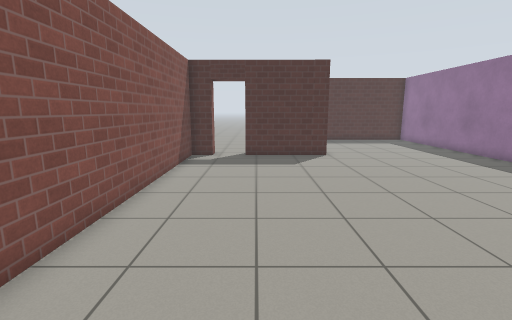
view 1 (above)

18 first-person views from a walk through a Gazebo world. The camera is 1.2 m above the floor, tilts 10° down and sees 85° across. The floor is counted in squares, 0.5 m on a side. Each view is taken from the middle of a square. On the plan, view 1 faces up. The plan holds only what a view shows up to about 18 squares ahead; the rest is blank. The place goes on beyond the plan. Simple patterns stand in for the simulator's built-in surfaces.

view 2
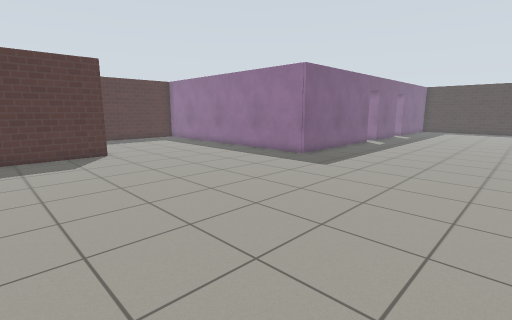

view 3
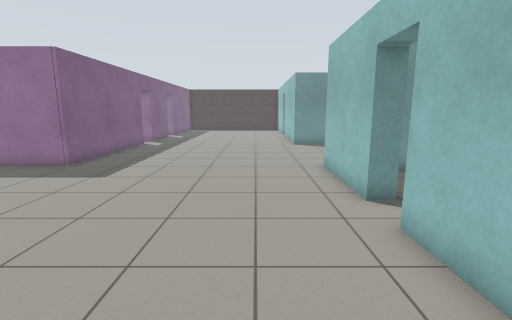

view 4
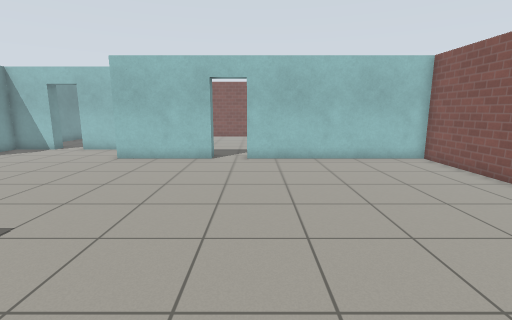

view 5
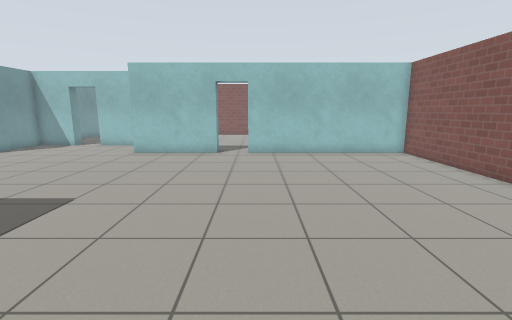

view 6
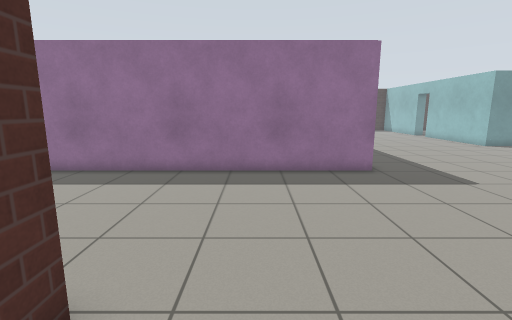

view 7
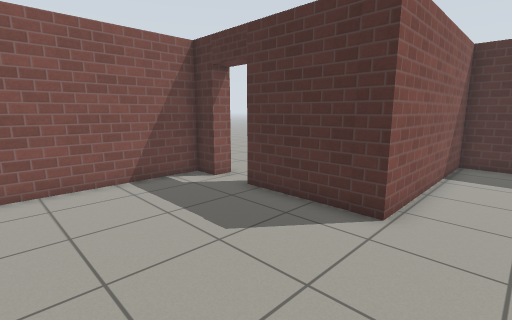

view 8
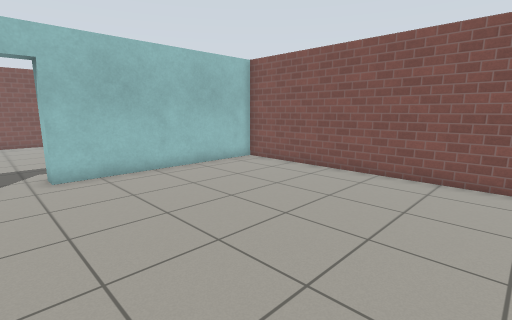

view 9
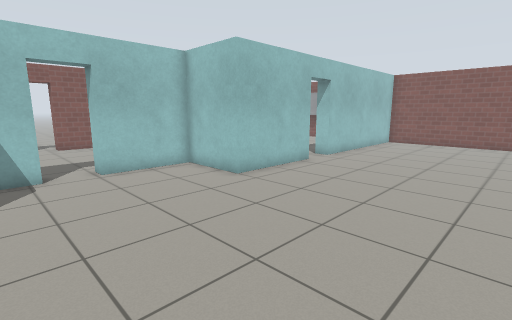

view 10
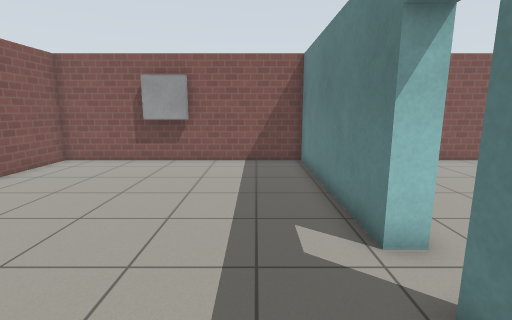

view 11
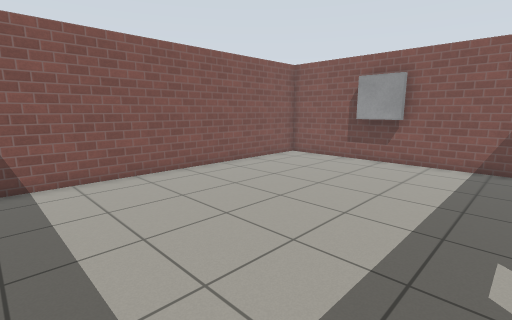

view 12
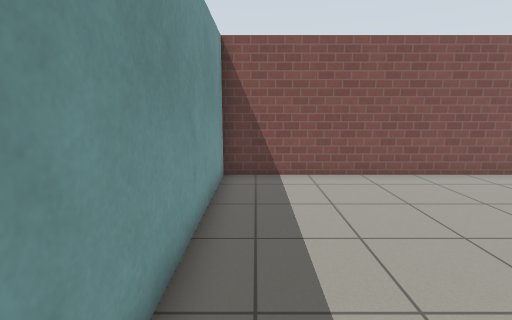

view 13
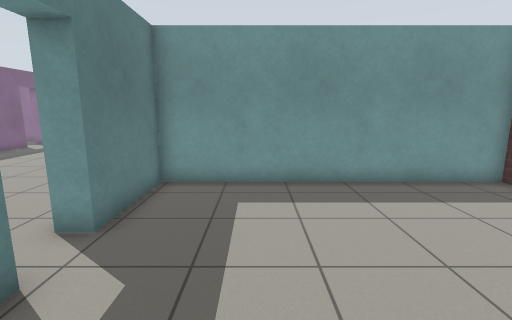

view 14
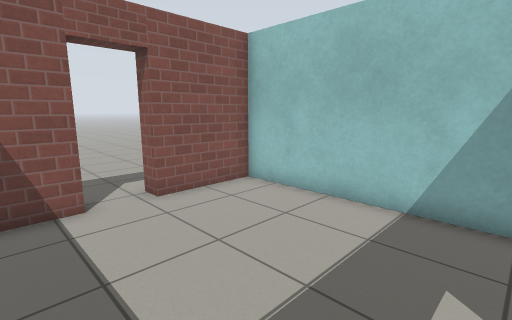

view 15
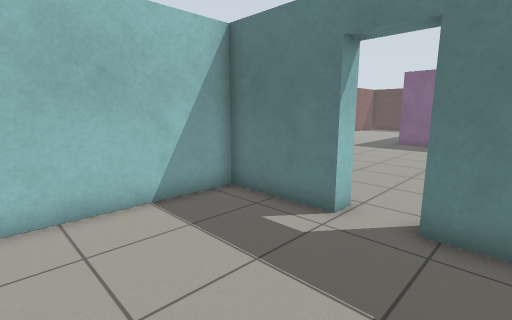

view 16
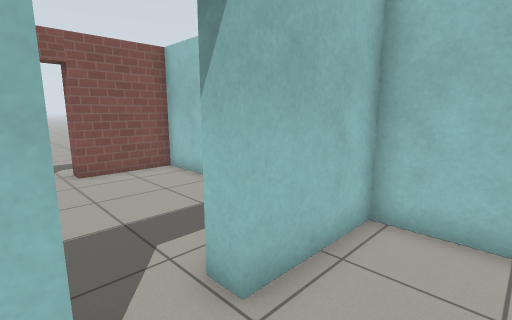

view 17
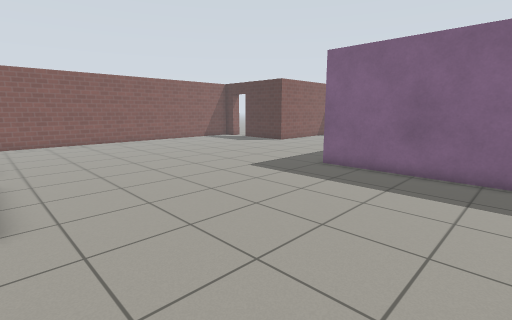

view 18
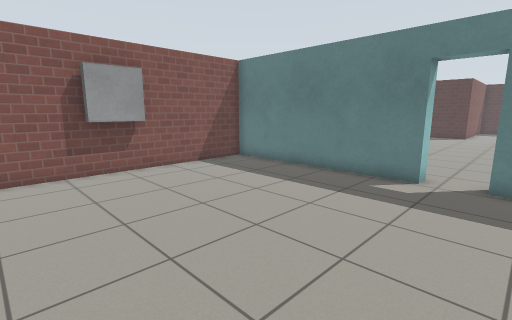

### Floor plan
Points are (right, up) in squares from view 1. A wall is a line through its corners. A room is listed if a view was taken in it or the views show most of it. See-through windows are left out.
Room 1 (views 1, 2, 3, 4, 5, 6, 7, 8, 9, 16, 17)
walls: (7.2, -3) (12, -3) (12, -6.4) (15.8, -6.4) (15.8, -7.2); (19.5, 8.3) (12.1, 8.3) (12.1, 20.5); (-2.4, 15.2) (-3.5, 15.2) (-3.5, -3) (5.4, -3); (3.9, 20.5) (3.9, 15.2) (-0.6, 15.2); (17.6, -7.2) (17.6, -6.4) (19.5, -6.4)
ways out: open door at (6.5, -3.5) to room 2; open door at (16.5, -7) to room 3; open door at (-1.5, 15.5)
Room 2 (views 10, 11, 12, 13, 18)
walls: (5.4, -3.8) (-3.5, -3.8) (-3.5, -15.4) (11.2, -15.4) (11.2, -3.8) (7.2, -3.8)
ways out: open door at (6.5, -3.5) to room 1
objects: window (-3, -11) to (-3, -9)
Room 3 (views 14, 15)
walls: (15.8, -7.2) (12, -7.2) (12, -15.4) (15.6, -15.4); (17.4, -15.4) (19, -15.4); (19, -7.2) (17.6, -7.2)
ways out: open door at (16.5, -7) to room 1; open door at (16.5, -16)

Positions as (right, up) in squares from view 1, and headings:
1: (0, 0), facing up
2: (-1, -1), facing up-right
3: (0, 0), facing right
4: (5, 11), facing down
5: (5, 13), facing down
6: (1, 13), facing right
7: (6, 9), facing up-left
8: (7, 8), facing down-left
9: (19, 5), facing down-left
10: (10, -6), facing left
11: (10, -5), facing down-left
12: (10, -5), facing down
13: (2, -7), facing right
14: (19, -8), facing down-left
15: (19, -13), facing up-left
16: (18, -4), facing down-left
17: (19, -3), facing up-left
18: (8, -14), facing up-left
